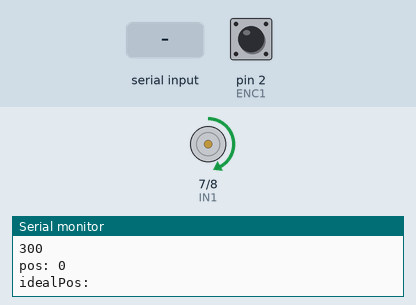
A sketch run on a simulated Arduino Uno, built with avr-gcc and run on an emulated ATmega328P. Parts: motor-driver pin pairs drawn as motors (green arrow = first pin HIGH = forward, orange = second pin HIGH = backward, longer = more drive, scaled by the enable pin), the last lines printed to the serial monitor. The inputs (shaded band) are chosen by the test bench; at power-on: pin 2 (ENC1) HIGH.

Above: at 2.2 s.
2.3 s: "30,150\n" received over Serial
At 4.3 s:
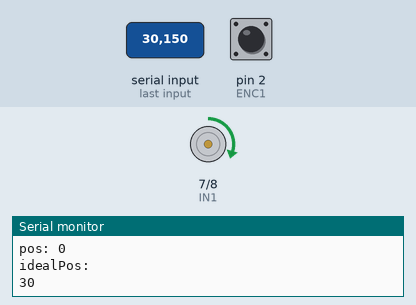
4.8 s: "5\n" received over Serial
At 6.3 s:
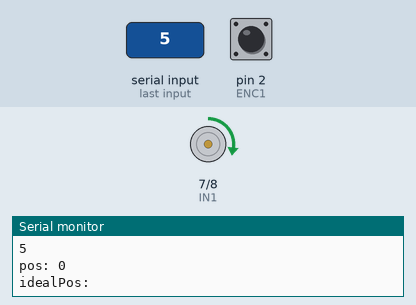
7.8 s: "200\n" received over Serial
At 9.4 s:
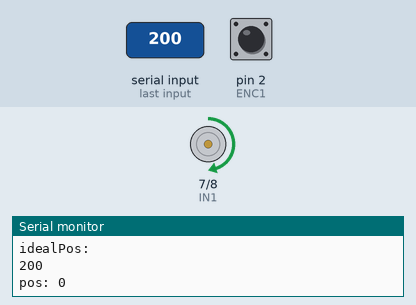
Timing chart, 0 to 10.9 s (numbered marks = the images above; inputs shaded):
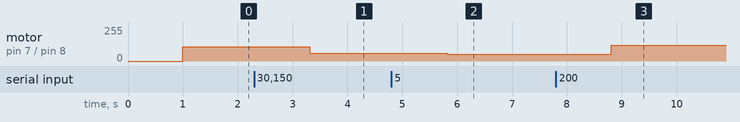

The sketch:

respostaDegrau.ino
```cpp
// Definição das conexões dos pinos
#define ENA 10
#define IN1 7
#define IN2 8
#define ENC1 2
#define ENC2 3

int pwm = 0;
int pos = 0;
int idealPos = 300;
unsigned long t0 = millis();

void setup() {
  //Definição dos pinos como saídas
  pinMode(ENA, OUTPUT);
  pinMode(IN1, OUTPUT);
  pinMode(IN2, OUTPUT);
  pinMode(ENC1, INPUT);
  pinMode(ENC2, INPUT);

  // Motores começam desligados
  digitalWrite(IN1, LOW);
  digitalWrite(IN2, LOW);

  Serial.begin(9600);
  attachInterrupt(digitalPinToInterrupt(ENC1), readEncoder, RISING);
  delay(1000);
  t0 = millis();
}

void loop() {

  if (Serial.available()>0){

    idealPos = Serial.readString().toInt();
  }
  Serial.println("idealPos: ");
  Serial.println(idealPos);
  //Serial.println(",");
  Serial.print("pos: ");
  Serial.println(pos);
  control();
//
//  Serial.println(pos);
}

void readEncoder(){
  int b = digitalRead(ENC2);
  if (b >0){
    pos ++;
  }
  else{
    pos--;
  }
  pos = pos%400;
}
void control(){
  pwm = 140 * (pos - idealPos)/400;
  pwm = abs(pwm) + 50;
//  Serial.print("PWM: ");
//  Serial.println(pwm);
  if(pos < idealPos){
    //pwm = 255 * abs(pos - idealPos)/idealPos;
    digitalWrite(IN1, HIGH);
    digitalWrite(IN2, LOW);
  }
  else if(pos > idealPos){
    //pwm = 55;
    //pwm = 255 * abs(pos - idealPos)/idealPos;
    digitalWrite(IN1, LOW);
    digitalWrite(IN2, HIGH);
  }
  else{
  //pwm = 0;
  digitalWrite(IN1, LOW);
  digitalWrite(IN2, LOW);
  }
  analogWrite(ENA, pwm);
}

void voltarAoInicio(){
  idealPos = 0;
  while(pos!=0){
    control();
  }
  //RESET
  delay(60000);
}
```

Measured:
- after the input at 2.3 s, motor on pin 7 (IN1) / pin 8 (IN2): forward 108/255 → forward 60/255 after 1.0 s
- after the input at 4.8 s, motor on pin 7 (IN1) / pin 8 (IN2): forward 60/255 → forward 51/255 after 1.0 s
- after the input at 7.8 s, motor on pin 7 (IN1) / pin 8 (IN2): forward 51/255 → forward 120/255 after 1.0 s
